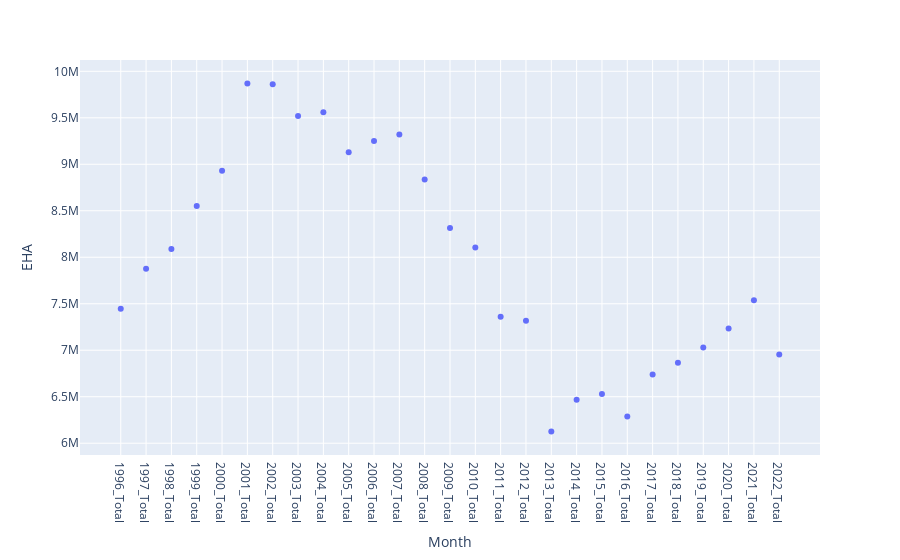

Notebook code for this chart:
### Code cell
import plotly.express as px

x = df_row.index
fig = px.scatter(df_row[['EHA']], x=x, y="EHA")
fig.show()

### Figure 1 — Plotly figure (JSON) as saved in the notebook; plotly's stock layout.template omitted (floating-point values rounded to 4 significant figures)
{"data": [{"hovertemplate": "Month=%{x}<br>EHA=%{y}<extra></extra>", "legendgroup": "", "marker": {"color": "#636efa", "symbol": "circle"}, "mode": "markers", "name": "", "orientation": "v", "showlegend": false, "type": "scatter", "x": ["1996_Total", "1997_Total", "1998_Total", "1999_Total", "2000_Total", "2001_Total", "2002_Total", "2003_Total", "2004_Total", "2005_Total", "2006_Total", "2007_Total", "2008_Total", "2009_Total", "2010_Total", "2011_Total", "2012_Total", "2013_Total", "2014_Total", "2015_Total", "2016_Total", "2017_Total", "2018_Total", "2019_Total", "2020_Total", "2021_Total", "2022_Total"], "xaxis": "x", "y": [7447320, 7876561, 8087854, 8551239, 8930120, 9868835, 9860437, 9520022, 9560214, 9130239, 9250077, 9319343, 8835109, 8314429, 8104904, 7359112, 7317400, 6125964, 6466799, 6529240, 6287385, 6740294, 6864623, 7029976, 7232725, 7538714, 6953624], "yaxis": "y"}], "layout": {"legend": {"tracegroupgap": 0}, "margin": {"t": 60}, "xaxis": {"anchor": "y", "domain": [0, 1], "title": {"text": "Month"}}, "yaxis": {"anchor": "x", "domain": [0, 1], "title": {"text": "EHA"}}}}
